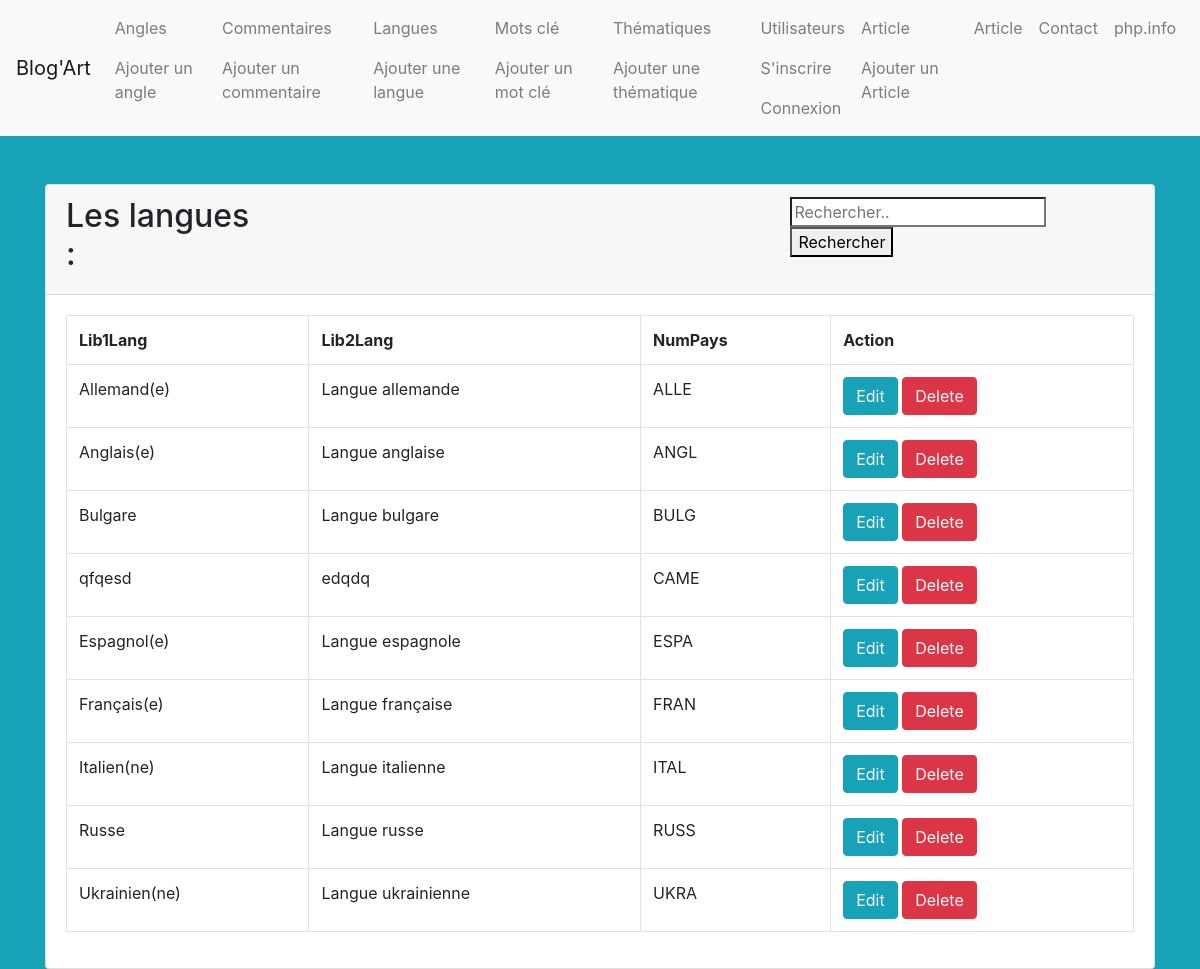
/BACK/Langue/index.php, run on the app's committed database.
### tables this page shows
CREATE TABLE IF NOT EXISTS `langue` (
  `NumLang` char(8) NOT NULL,
  `Lib1Lang` char(25) DEFAULT NULL,
  `Lib2Lang` char(45) DEFAULT NULL,
  `NumPays` char(4) DEFAULT NULL,
  PRIMARY KEY (`NumLang`),
  KEY `LANGUE_FK` (`NumLang`)
);

### BACK/Langue/index.php (the view)
<?php
require '../db.php';
$sql = 'SELECT * FROM langue';
$statement = $connection->prepare($sql);
$statement->execute();
$langues = $statement->fetchAll(PDO::FETCH_OBJ);
 ?>
<?php require '../header.php'; ?>
<div class="container">
  <div class="card mt-5 bkcard">
    <div class="card-header">
      <div class="box">
        <div class="gauche" ><h2>Les langues :</h2></div>
        <form method="post" action="search.php">
          <div class="droit"><input type="search" id="site-search" name="q" placeholder="Rechercher.."> <button>Rechercher</button> </div>
        </form>
      </div>
    </div>
    <div class="card-body">
      <table class="table table-bordered">
        <tr>
          <th>Lib1Lang</th>
          <th>Lib2Lang</th>
          <th>NumPays</th>
          <th>Action</th>
        </tr>
        <?php foreach($langues as $row): ?>
          <tr>
            <td><?= $row->Lib1Lang; ?></td>
            <td><?= $row->Lib2Lang; ?></td>
            <td><?= $row->NumPays; ?></td>
            <td>
            <?php
              $id = $row->NumLang ;
              $Lib1Lang = $row->Lib1Lang;
            ?>
              <a href="edit.php?id=<?= $id ?>" class="btn btn-info">Edit</a>
              <a onclick="return confirm('Vous êtes sur le point de supprimer <?php echo $Lib1Lang ?>, voulez-vous continuer ?')" href="delete.php?id=<?= $id ?>" class='btn btn-danger'>Delete</a>
            </td>
          </tr>
        <?php endforeach; ?>
      </table>
    </div>
  </div>
</div>
<?php require '../footer.php'; ?>

### BACK/header.php (shortened to what this page needs)
<!doctype html>
<html lang="fr">
<head>
    <link rel="stylesheet" href="style.css">
    <link rel="stylesheet" href="https://maxcdn.bootstrapcdn.com/bootstrap/4.0.0-beta.2/css/bootstrap.min.css">
  </head>
  <body class="bg-info">
    <nav class="navbar navbar-expand-lg navbar-light bg-light">
  <a class="navbar-brand" href="index.php">Blog'Art</a>
  <div class="collapse navbar-collapse" id="navbarSupportedContent">
    <ul class="navbar-nav mr-auto">
      <li class="nav-item">
        <a class="nav-link" href="../Angle/index.php">Angles</a>
        <a class="nav-link" href="../Angle/create.php">Ajouter un angle</a>
      </li>
      <li class="nav-item">
      <a class="nav-link" href="../Commentaire/index.php">Commentaires</a>
        <a class="nav-link" href="../Commentaire/create.php">Ajouter un commentaire</a>
      </li>
      <li class="nav-item">
      <a class="nav-link" href="../Langue/index.php">Langues</a>
        <a class="nav-link" href="../Langue/create.php">Ajouter une langue</a>
      </li>
      <li class="nav-item">
      <a class="nav-link" href="../Mot cle/index.php">Mots clé</a>
        <a class="nav-link" href="../Mot cle/create.php">Ajouter un mot clé</a>
      </li>
      <li class="nav-item">
      <a class="nav-link" href="../Thematique/index.php">Thématiques</a>
        <a class="nav-link" href="../Thematique/create.php">Ajouter une thématique</a>
      </li>
      <li class="nav-item">
      <a class="nav-link" href="../User/index.php">Utilisateurs</a>
        <a class="nav-link" href="../User/create.php">S'inscrire</a>
        <a class="nav-link" href="../User/connexion.php">Connexion</a>
      </li>
      <li class="nav-item">
      <a class="nav-link" href="../Article/index.php">Article</a>
        <a class="nav-link" href="../Article/create.php">Ajouter un Article</a>
      </li>
      <li class="nav-item">
      <a class="nav-link" href="../Article/index.php">Article</a>
      </li>
      <li class="nav-item">
      <a class="nav-link" href="../Contact/create.php">Contact</a>
      </li>
      <li class="nav-item">
      <a class="nav-link" href="../info.php">php.info</a>
      </li>
    </ul>
  </div>
</nav>

### BACK/footer.php (shortened to what this page needs)
  </body>
</html>

### BACK/Langue/style.css (style rules this page uses)
.box { display: flex; }
.gauche { margin-right:50%; }

### data on the page
langue: Lib1Lang "Allemand(e)", Lib2Lang "Langue allemande", NumPays "ALLE"
langue: Lib1Lang "Anglais(e)", Lib2Lang "Langue anglaise", NumPays "ANGL"
langue: Lib1Lang "Bulgare", Lib2Lang "Langue bulgare", NumPays "BULG"
langue: Lib1Lang "qfqesd", Lib2Lang "edqdq", NumPays "CAME"
langue: Lib1Lang "Espagnol(e)", Lib2Lang "Langue espagnole", NumPays "ESPA"
langue: Lib1Lang "Français(e)", Lib2Lang "Langue française", NumPays "FRAN"
langue: Lib1Lang "Italien(ne)", Lib2Lang "Langue italienne", NumPays "ITAL"
langue: Lib1Lang "Russe", Lib2Lang "Langue russe", NumPays "RUSS"
langue: Lib1Lang "Ukrainien(ne)", Lib2Lang "Langue ukrainienne", NumPays "UKRA"
